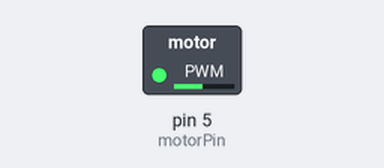
Simulated run of this sketch. Board: Arduino Uno, built with avr-gcc and run on an emulated ATmega328P. On the bench: switched loads named in the sketch (green lamp = pin HIGH).

Above: at 0.1 s.
Timing chart, 0 to 1.6 s (numbered marks = the images above):
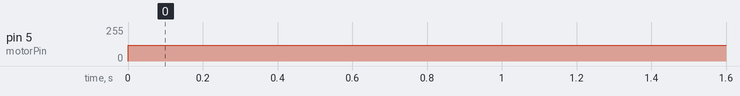

Measured:
- by itself, pin 5 (motorPin): 0/255 → 120/255 at 0.00 s

The sketch:

motor_speed_model.ino
```cpp
int motorPin = 5;

void setup() {
  pinMode(motorPin, OUTPUT);
}

void loop() {
  analogWrite(motorPin, 120);
}
```
